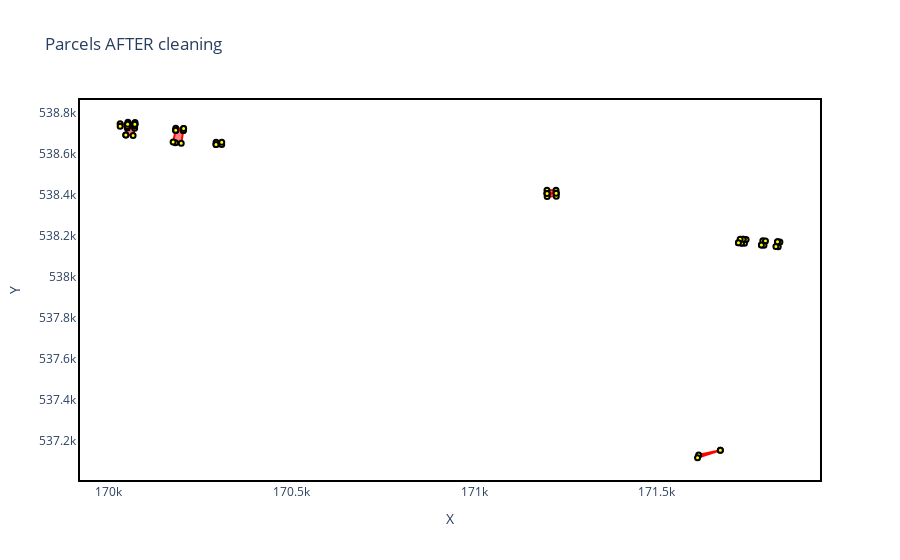

The notebook cell this image was saved under:
### Code cell
data5 = customFetchAll("SELECT id, geotypes, ST_AsText(geom) as geometry from BPN_Test")
# print(data5)
plotAfter(data5)

### Figure 1 — Plotly figure (JSON) as saved in the notebook; plotly's stock layout.template omitted (floating-point values rounded to 4 significant figures)
{"data": [{"fill": "toself", "line": {"color": "red"}, "marker": {"color": "yellow", "line": {"color": "black", "width": 2}, "size": 5}, "mode": "lines+markers", "type": "scatter", "x": [170000.0, 170100.0, 170100.0, 170100.0, 170000.0], "y": [538700.0, 538700.0, 538700.0, 538700.0, 538700.0]}, {"fill": "toself", "line": {"color": "red"}, "marker": {"color": "yellow", "line": {"color": "black", "width": 2}, "size": 5}, "mode": "lines+markers", "type": "scatter", "x": [171200.0, 171200.0, 171200.0, 171200.0, 171200.0], "y": [538400.0, 538400.0, 538400.0, 538400.0, 538400.0]}, {"fill": "toself", "line": {"color": "red"}, "marker": {"color": "yellow", "line": {"color": "black", "width": 2}, "size": 5}, "mode": "lines+markers", "type": "scatter", "x": [171200.0, 171200.0, 171200.0, 171200.0, 171200.0], "y": [538400.0, 538400.0, 538400.0, 538400.0, 538400.0]}, {"fill": "toself", "line": {"color": "red"}, "marker": {"color": "yellow", "line": {"color": "black", "width": 2}, "size": 5}, "mode": "lines+markers", "type": "scatter", "x": [170200.0, 170200.0, 170200.0, 170200.0, 170200.0, 170200.0], "y": [538700.0, 538700.0, 538600.0, 538700.0, 538700.0, 538700.0]}, {"fill": "toself", "line": {"color": "red"}, "marker": {"color": "yellow", "line": {"color": "black", "width": 2}, "size": 5}, "mode": "lines+markers", "type": "scatter", "x": [170300.0, 170300.0, 170300.0, 170300.0, 170300.0], "y": [538600.0, 538600.0, 538700.0, 538700.0, 538600.0]}, {"fill": "toself", "line": {"color": "red"}, "marker": {"color": "yellow", "line": {"color": "black", "width": 2}, "size": 5}, "mode": "lines+markers", "type": "scatter", "x": [170100.0, 170100.0, 170100.0, 170100.0, 170100.0], "y": [538700.0, 538700.0, 538700.0, 538700.0, 538700.0]}, {"fill": "toself", "line": {"color": "red"}, "marker": {"color": "yellow", "line": {"color": "black", "width": 2}, "size": 5}, "mode": "lines+markers", "type": "scatter", "x": [170100.0, 170100.0, 170100.0, 170100.0, 170100.0], "y": [538700.0, 538800.0, 538800.0, 538700.0, 538700.0]}, {"fill": "toself", "line": {"color": "red"}, "marker": {"color": "yellow", "line": {"color": "black", "width": 2}, "size": 5}, "mode": "lines+markers", "type": "scatter", "x": [170100.0, 170000.0, 170000.0, 170100.0, 170100.0], "y": [538700.0, 538700.0, 538700.0, 538700.0, 538700.0]}, {"fill": "toself", "line": {"color": "red"}, "marker": {"color": "yellow", "line": {"color": "black", "width": 2}, "size": 5}, "mode": "lines+markers", "type": "scatter", "x": [170200.0, 170200.0, 170200.0, 170200.0, 170200.0], "y": [538700.0, 538700.0, 538700.0, 538700.0, 538700.0]}, {"fill": "toself", "line": {"color": "red"}, "marker": {"color": "yellow", "line": {"color": "black", "width": 2}, "size": 5}, "mode": "lines+markers", "type": "scatter", "x": [171700.0, 171600.0, 171600.0, 171700.0], "y": [537200.0, 537100.0, 537100.0, 537200.0]}, {"fill": "toself", "line": {"color": "red"}, "marker": {"color": "yellow", "line": {"color": "black", "width": 2}, "size": 5}, "mode": "lines+markers", "type": "scatter", "x": [171800.0, 171800.0, 171800.0, 171800.0, 171800.0], "y": [538200.0, 538200.0, 538100.0, 538100.0, 538200.0]}, {"fill": "toself", "line": {"color": "red"}, "marker": {"color": "yellow", "line": {"color": "black", "width": 2}, "size": 5}, "mode": "lines+markers", "type": "scatter", "x": [171800.0, 171800.0, 171800.0, 171800.0, 171800.0], "y": [538200.0, 538200.0, 538200.0, 538200.0, 538200.0]}, {"fill": "toself", "line": {"color": "red"}, "marker": {"color": "yellow", "line": {"color": "black", "width": 2}, "size": 5}, "mode": "lines+markers", "type": "scatter", "x": [171700.0, 171700.0, 171700.0, 171700.0, 171700.0], "y": [538200.0, 538200.0, 538200.0, 538200.0, 538200.0]}, {"fill": "toself", "line": {"color": "red"}, "marker": {"color": "yellow", "line": {"color": "black", "width": 2}, "size": 5}, "mode": "lines+markers", "type": "scatter", "x": [171700.0, 171700.0, 171700.0, 171700.0, 171700.0], "y": [538200.0, 538200.0, 538200.0, 538200.0, 538200.0]}], "layout": {"plot_bgcolor": "rgba(0,0,0,0)", "showlegend": false, "title": {"text": "Parcels AFTER cleaning"}, "xaxis": {"linecolor": "black", "linewidth": 2, "mirror": true, "showline": true, "title": {"text": "X"}}, "yaxis": {"linecolor": "black", "linewidth": 2, "mirror": true, "showline": true, "title": {"text": "Y"}}}}
